Frame 1 (no input): blank canvas, image omitted
Frame 60 (the mouse pressed at the canvas centre just before this capture): blank canvas, image omitted
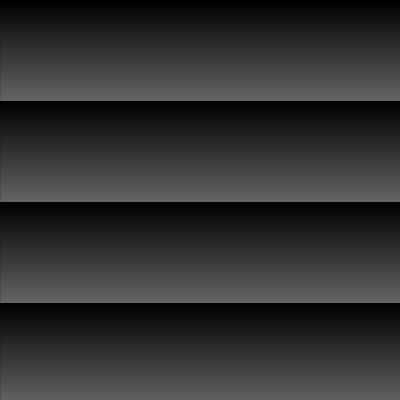
Frame 120 (the mouse held since frame 60 and released just before this capture)

The Processing sketch whose frames 1 and 60 were blank and that drew this single picture after the mouse press (run headless with seeded random() and noise(); from frame 60 on, the mouse is pressed at the canvas centre):

// Processing sketch: processing_7800
// ── processing_7800.pde

// Keith O'Hara <kohara@bard.edu>
// Feb 22 2010 Lecture

void setup()
{
  size(400, 400); 
}

void draw()
{
  background(0);
  for (int y = 0; y < height; y++)
  {
    stroke(y % (mouseY/2 + 1));
    line(0, y, width, y);
  }
}
